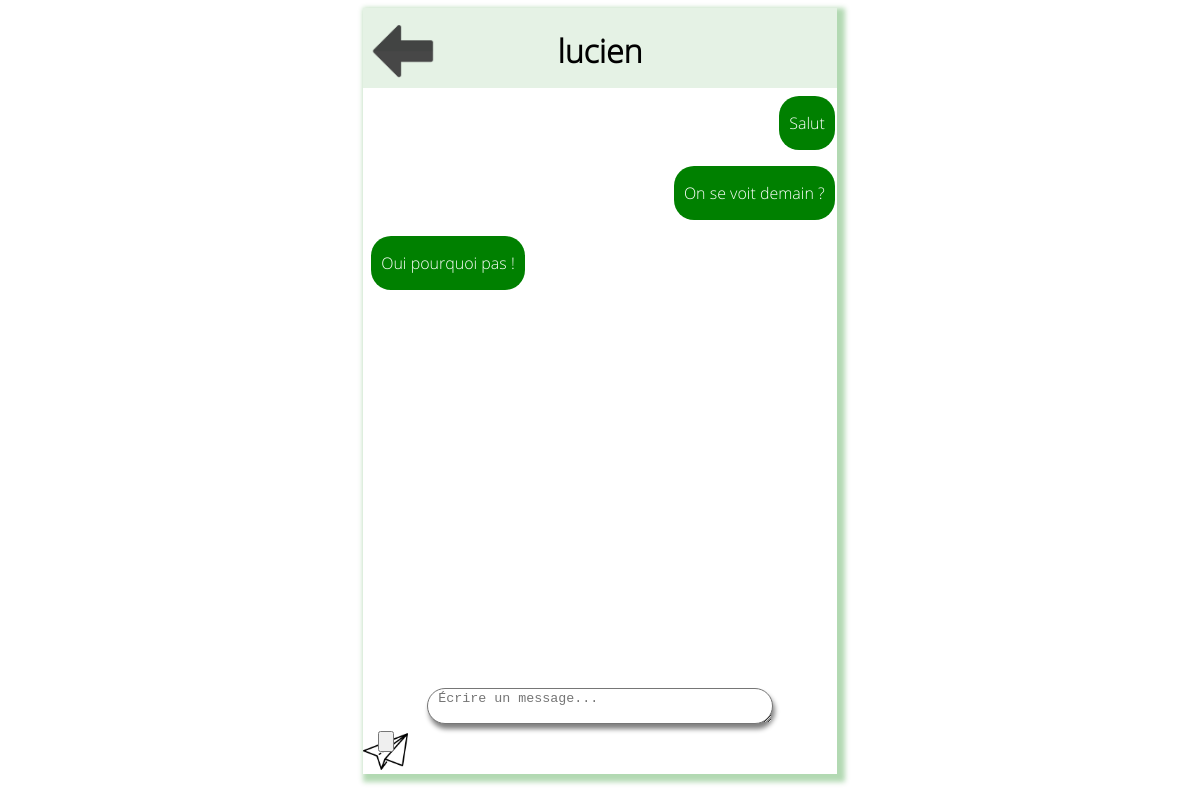
Page /Discussion/discussion.php?id=10 (signed in) on the committed database.
### tables this page shows
CREATE TABLE IF NOT EXISTS `members` (
  `id` int(11) NOT NULL AUTO_INCREMENT,
  `pseudo` varchar(255) NOT NULL,
  `pass` varchar(255) NOT NULL,
  `email` varchar(255) NOT NULL,
  `date_inscription` datetime NOT NULL,
  `admin` tinyint(1) NOT NULL DEFAULT '0',
  PRIMARY KEY (`id`)
);

CREATE TABLE IF NOT EXISTS `messages` (
  `id` int(11) NOT NULL AUTO_INCREMENT,
  `id_sender` int(11) NOT NULL,
  `id_recipient` int(11) NOT NULL,
  `message` text NOT NULL,
  `date` datetime NOT NULL,
  PRIMARY KEY (`id`)
);

### Discussion/discussionFunc.php (the view, shortened to what this page needs)
<?php
	function preTraiter($str) {
		if (!empty($str)) {
			$str = trim($str);
			$str = htmlentities($str);
			$str = str_replace(["\\r\\n", "\\r", "\\n"], "<br/>", $str);
			$str = stripslashes($str);
		}
		return $str;
	}
	function debutContainer() {
		echo '<div id="container">';
	}
	function finContainer() {
		echo '</div>';
	}
	function afficherTitre($id2) {
		$bdd = connexionBDD();
		$row = false;
		$result = mysqli_query($bdd, "SELECT id, pseudo FROM members WHERE id=".$id2);
		if($result) {
			$row = mysqli_fetch_assoc($result);
		}
		echo '<div id="banner">';
		echo '<a id="left-arrow" href="../Messagerie/messagerie.php"></a>';
		echo '<div id="titre"><h1>'.$row['pseudo'].'</h1></div>';
		echo '</div>';
		return true;
	}
	function afficherMessages($id1, $id2) {
		$bdd = connexionBDD();
		$req = "SELECT *, DATE_FORMAT(date, '%d/%m/%Y %Hh%imin%ss') dateFormat FROM messages WHERE ".
			   "id_sender=".$id1." AND id_recipient=".$id2.
			   " OR id_sender=".$id2." AND id_recipient=".$id1.
			   " ORDER BY date DESC LIMIT 70";
		$req = "SELECT * FROM ($req)Var1 ORDER BY date";
		$result = mysqli_query($bdd, $req);
		$row = mysqli_fetch_assoc($result);
		echo '<div id="scroll">';
		if(!$row) {
			echo '<h1 id="no-message">Aucun message.</h1>';
		}
		else {
			do {
				$css = $id1 == $row['id_sender'] ? "senderMsg" : "recipientMsg";
				$msg = preTraiter($row['message']);
				echo '<div class="containerMsg">'.
					 '<div title="'.$row['dateFormat'].'" class="'.$css.'">'.
					 '<p>'.$msg.'</p>'.
					 '<input name="idRecipient" type="hidden" value="'.$id2.'" />'.
					 '<input name="idMsg" 	    type="hidden" value="'.$row['id'].'" />'.
					 '</form></div></div>';
			} while($row = mysqli_fetch_assoc($result));
		}
		echo '</div>';
		?>
		<?php
	}
	function afficherFormulaire() {
	?>
		<form id="msg-form" method="POST" action="<?php echo $_SERVER['REQUEST_URI']; ?>">
			<textarea name="message" id="message" placeholder="&Eacute;crire un message..." required></textarea>
			<div id="send_button">
				<input type="submit" name="send" value="" />
			</div>
		</form>
	<?php }
?>

### Discussion/discussion.css (style rules this page uses)
#container { width:40%; height:100%; margin:auto; box-shadow:4px 4px 5px 4px rgba(0, 128, 0, 0.3); }
#banner { background:rgba(0, 128, 0, 0.1); height:80px; }
#left-arrow { display:inline-block; width:80px; height:80px; background:url('left-arrow.png') no-repeat top left; background-size:80px; vertical-align:middle; }
#titre { display:inline-block; width: calc(100% - (80px)*2); text-align:center; vertical-align:middle; }
#scroll { display:flex; height:75vh; overflow-y:auto; overflow-x:hidden; flex-direction:column; }
.containerMsg { width:100%; padding:8px; }
.senderMsg { display:block; text-align:left; float:right; position:relative; max-width:70%; margin-right:10px; padding-left:10px; padding-right:10px; border-radius:20px; word-break: break-word; background:rgb(0, 128, 0); color:white; transition:background-color 0.3s; }
.recipientMsg { display:block; text-align:left; float:left; max-width:70%; padding-left:10px; padding-right:10px; border-radius:20px; word-break: break-word; background:rgb(0, 128, 0); color:white; }
#msg-form { text-align:center; }
#message { display:inline-block; width:70%; border-radius:20px; padding-left:10px; box-shadow:2px 5px 5px grey; outline:none; }
#send_button { width:45px; height:45px; background: url('send-icon.png') no-repeat top left; background-size:45px; transition:background 0.1s; }

### rows in the picture
members: pseudo "lucien"
messages: str "Salut"
messages: str "On se voit demain ?"
messages: str "Oui pourquoi pas !"
